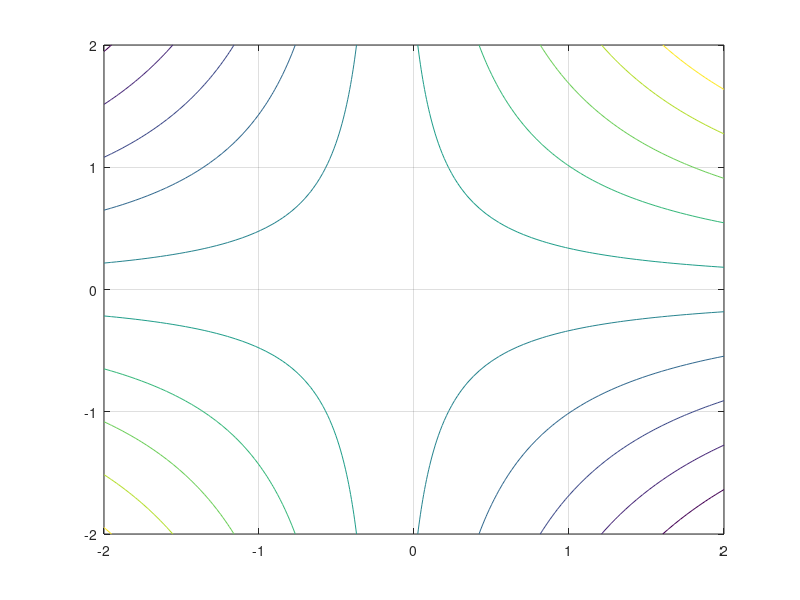

Reproduce this figure in MATLAB.
clc;

R = [0.72 -0.36; -0.36 0.72]
A = 2*R
[l,u] = eig(A)
R_1 = inv(R)
h = [0 ; -0.0624]
min = R_1 * h
c = 0.0205

x1 = linspace(-2,2);
% x1 = [0 1 2 3];
x2 = x1';

x = [x1; x2']
y1 = 1;
y2 = 2;
y = [y1; y2]
x' * R * x
f = x' * R * x - 2 * x'*h ; 
contour(x1,x2,f)
grid on